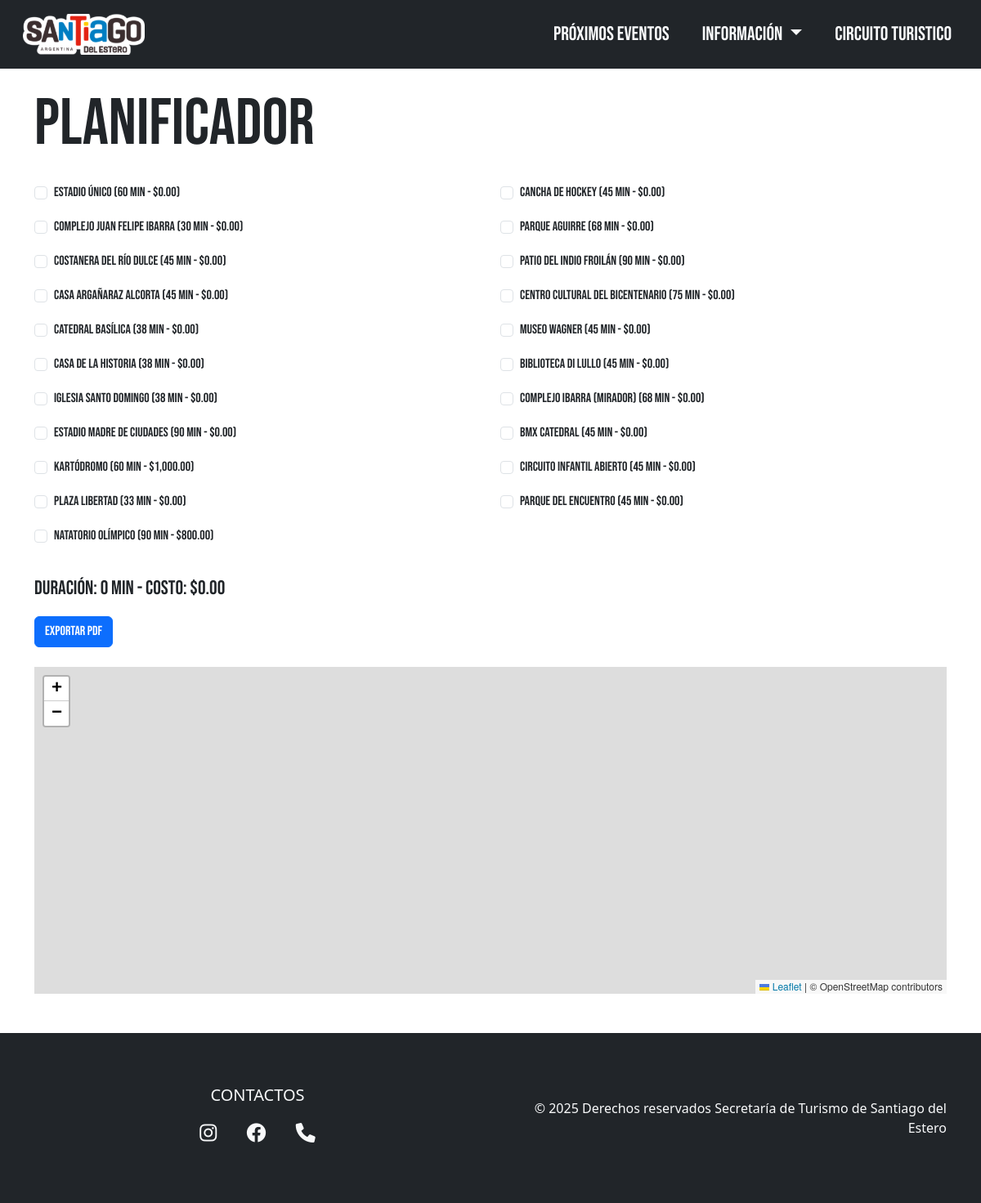
The app's page /planificador.php with its own data.
### tables this page shows
CREATE TABLE destinos (
    id INT AUTO_INCREMENT PRIMARY KEY,
    nombre VARCHAR(255) NOT NULL,
    descripcion TEXT,
    horario VARCHAR(100),
    costo DECIMAL(10,2),
    duracion INT,
    duracion_texto VARCHAR(50),
    costo_texto VARCHAR(100),
    accesibilidad VARCHAR(50),
    imagen VARCHAR(255),
    enlace VARCHAR(255),
    latitud DECIMAL(10,6),
    longitud DECIMAL(10,6),
    categoria VARCHAR(100)
);

### planificador.php (the view, shortened to what this page needs)
<?php
require 'db.php';
$destinos = $pdo->query('SELECT * FROM destinos')->fetchAll();
?>
<!DOCTYPE html>
<html lang="es">
<head>
  <link rel="stylesheet" href="https://unpkg.com/leaflet@1.9.4/dist/leaflet.css" />
</head>
<body class="bg-body bebas-neue-regular">
  <header class="pb-2">
  </header>
  <main class="container pt-5 mt-5 mb-5">
    <h1 class="mb-4" style="font-size: 5em;">Planificador</h1>
    <form id="formDestinos" method="post" action="generar_pdf.php">
      <div class="row">
        <?php foreach ($destinos as $d): ?>
          <div class="col-md-6 mb-3">
            <div class="form-check">
              <input class="form-check-input" type="checkbox" value="<?= $d['id'] ?>" id="dest<?= $d['id'] ?>" name="destinos[]" data-costo="<?= $d['costo'] ?>" data-duracion="<?= $d['duracion'] ?>" data-lat="<?= $d['latitud'] ?>" data-lon="<?= $d['longitud'] ?>">
              <label class="form-check-label" for="dest<?= $d['id'] ?>">
                <?= htmlspecialchars($d['nombre']) ?> (<?= (int)$d['duracion'] ?> min - $<?= number_format($d['costo'], 2) ?>)
              </label>
            </div>
          </div>
        <?php endforeach; ?>
      </div>
      <p id="infoTotales" class="fs-4 mt-3">Duración: 0 min - Costo: $0.00</p>
      <button type="submit" class="btn btn-primary">Exportar PDF</button>
    </form>
    <div id="map" style="height: 400px" class="mt-4"></div>
  </main>
</body>
</html>

### css/index-style.css (style rules this page uses)
:root { --celeste: #007EC2; --rojo: #950808; --azul: #1B0C82; --blanco: #f8f9fa; --negro: #402b2f; --amarillo: #ffcb05; --gris: #80828581; }
.navbar-nav .nav-item .nav-link { background-color: transparent; color: var(--blanco); text-transform: uppercase; font-family: "Bebas Neue", sans-serif; font-size: 1.5rem; text-wrap: nowrap; transition: all 0.3s linear; }
body { margin: 0; }
.footer { color: var(--blanco); padding: 2rem 0; text-align: center; font-family: Segoe UI, sans-serif; }
.social-links a { color: var(--blanco); font-size: 1.5rem; margin: 0 1rem; transition: all 0.3s ease; }
.bebas-neue-regular { font-family: "Bebas Neue", sans-serif; font-weight: 200; font-style: normal; }

### records on screen
destinos: nombre "Estadio Único", duracion "60", costo "0.00"
destinos: nombre "Cancha de Hockey", duracion "45", costo "0.00"
destinos: nombre "Complejo Juan Felipe Ibarra", duracion "30", costo "0.00"
destinos: nombre "Parque Aguirre", duracion "68", costo "0.00"
destinos: nombre "Costanera del Río Dulce", duracion "45", costo "0.00"
destinos: nombre "Patio del Indio Froilán", duracion "90", costo "0.00"
destinos: nombre "Casa Argañaraz Alcorta", duracion "45", costo "0.00"
destinos: nombre "Centro Cultural del Bicentenario", duracion "75", costo "0.00"
destinos: nombre "Catedral Basílica", duracion "38", costo "0.00"
destinos: nombre "Museo Wagner", duracion "45", costo "0.00"
destinos: nombre "Casa de la Historia", duracion "38", costo "0.00"
destinos: nombre "Biblioteca Di Lullo", duracion "45", costo "0.00"
destinos: nombre "Iglesia Santo Domingo", duracion "38", costo "0.00"
destinos: nombre "Complejo Ibarra (mirador)", duracion "68", costo "0.00"
destinos: nombre "Estadio Madre de Ciudades", duracion "90", costo "0.00"
destinos: nombre "BMX Catedral", duracion "45", costo "0.00"
destinos: nombre "Kartódromo", duracion "60", costo "1,000.00"
destinos: nombre "Circuito Infantil Abierto", duracion "45", costo "0.00"
destinos: nombre "Plaza Libertad", duracion "33", costo "0.00"
destinos: nombre "Parque del Encuentro", duracion "45", costo "0.00"
destinos: nombre "Natatorio Olímpico", duracion "90", costo "800.00"
